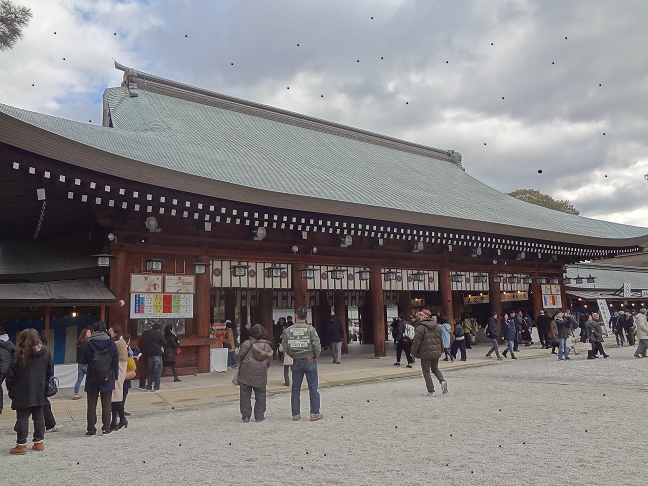
#> input picture jingu2.png, 648 x 486 px
$ jupyter execute p121.ipynb   (older library calls are emulated)
#> lines starting #> are read from the running program, lines starting #| are printed output that depends on the picture
[cell 1]
import cv2
import numpy as np
file_src = 'jingu2.png'

[cell 2]
img_src = cv2.imread(file_src, 1) #入力画像の読み込み
#> img_src is the input picture: shape (486, 648, 3); mean B, G, R 130.6, 129.6, 132.2

img_tmp = cv2.Laplacian(img_src, cv2.CV_32F, 3)
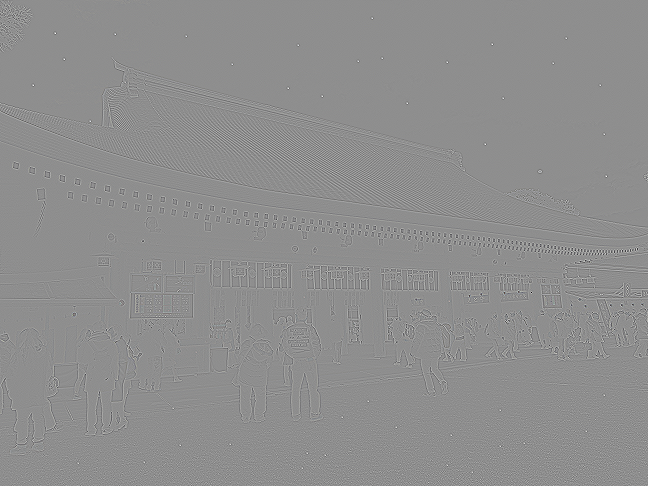
#> img_tmp: shape (486, 648, 3) float32; mean B, G, R 0, 0, 0; drawn with min black and max white
img_dst = cv2.convertScaleAbs(img_tmp)
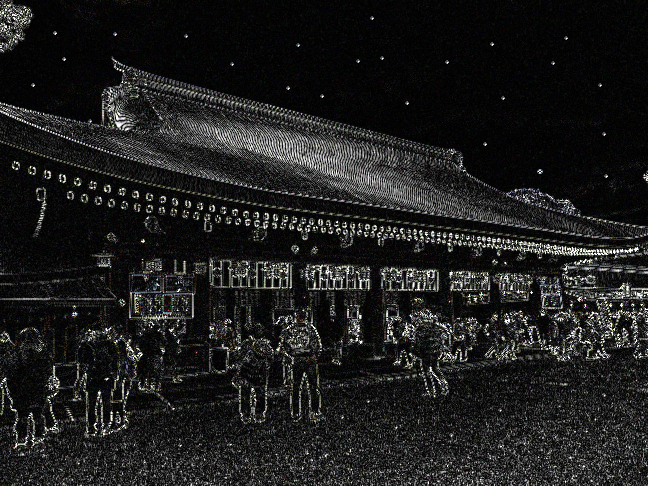
#> img_dst: shape (486, 648, 3); mean B, G, R 29.8, 30.3, 30.2

#p122上
#img_dst = cv2.Canny(img_src, 100, 200)
#img_dst = 255 - img_dst

cv2.imshow("src Show IutputImage", img_src)
cv2.imshow("dst Show IutputImage", img_dst)
cv2.waitKey(0)
cv2.destroyAllWindows()

$ run again, with cat-mosaic.png copied over jingu2.png
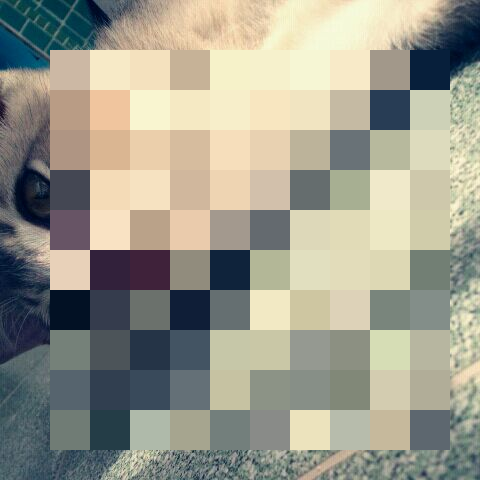
#> input picture cat-mosaic.png, 480 x 480 px
#> img_src is the input picture: shape (480, 480, 3); mean B, G, R 141, 155, 155.9
#> `img_tmp = cv2.Laplacian(img_src, cv2.CV_32F, 3)`:
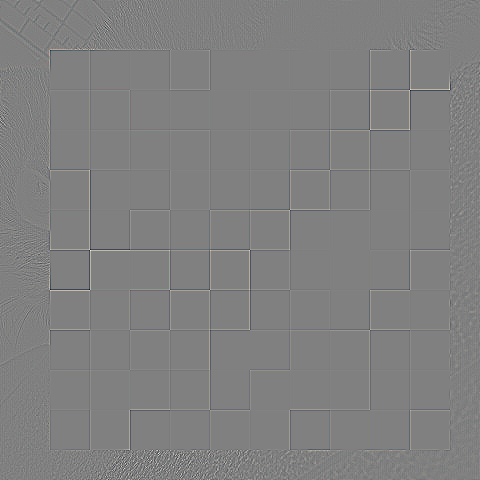
#> img_tmp: shape (480, 480, 3) float32; mean B, G, R 0, 0, 0; drawn with min black and max white
#> `img_dst = cv2.convertScaleAbs(img_tmp)`:
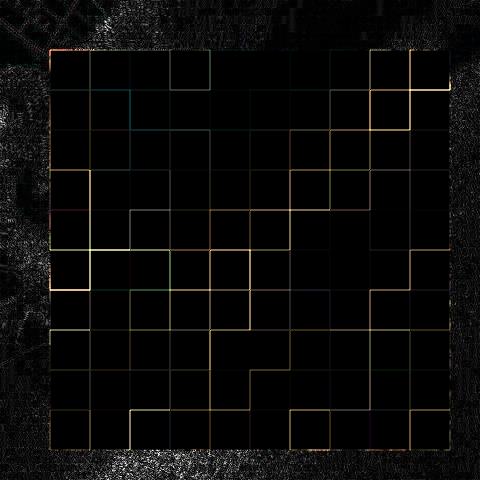
#> img_dst: shape (480, 480, 3); mean B, G, R 8, 9, 9.4
